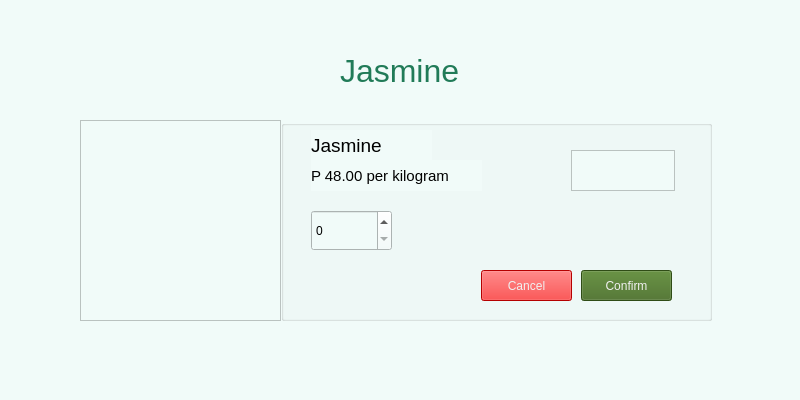
<?xml version="1.0" encoding="UTF-8"?>
<ui version="4.0">
 <class>jasmineForm</class>
 <widget class="QWidget" name="jasmineForm">
  <property name="geometry">
   <rect>
    <x>0</x>
    <y>0</y>
    <width>800</width>
    <height>400</height>
   </rect>
  </property>
  <property name="windowTitle">
   <string>Form</string>
  </property>
  <property name="styleSheet">
   <string notr="true">background-color:rgb(241, 251, 249)</string>
  </property>
  <widget class="QGroupBox" name="sinandomengGroupBox">
   <property name="geometry">
    <rect>
     <x>281</x>
     <y>120</y>
     <width>431</width>
     <height>201</height>
    </rect>
   </property>
   <property name="title">
    <string/>
   </property>
   <widget class="QLabel" name="jasmineLabel">
    <property name="geometry">
     <rect>
      <x>30</x>
      <y>10</y>
      <width>121</width>
      <height>31</height>
     </rect>
    </property>
    <property name="font">
     <font>
      <pointsize>14</pointsize>
     </font>
    </property>
    <property name="text">
     <string>Jasmine</string>
    </property>
   </widget>
   <widget class="QLabel" name="jasminePrice">
    <property name="geometry">
     <rect>
      <x>30</x>
      <y>40</y>
      <width>171</width>
      <height>31</height>
     </rect>
    </property>
    <property name="font">
     <font>
      <pointsize>11</pointsize>
     </font>
    </property>
    <property name="text">
     <string>P 48.00 per kilogram</string>
    </property>
   </widget>
   <widget class="QSpinBox" name="jasmineSpinBox">
    <property name="geometry">
     <rect>
      <x>30</x>
      <y>90</y>
      <width>81</width>
      <height>41</height>
     </rect>
    </property>
   </widget>
   <widget class="QPlainTextEdit" name="jasmineTextEdit">
    <property name="enabled">
     <bool>true</bool>
    </property>
    <property name="geometry">
     <rect>
      <x>290</x>
      <y>30</y>
      <width>104</width>
      <height>41</height>
     </rect>
    </property>
    <property name="readOnly">
     <bool>true</bool>
    </property>
   </widget>
   <widget class="QPushButton" name="jasmineConfirmButton">
    <property name="geometry">
     <rect>
      <x>300</x>
      <y>150</y>
      <width>91</width>
      <height>31</height>
     </rect>
    </property>
    <property name="styleSheet">
     <string notr="true">background-color: rgb(66, 107, 31);
color: rgb(240, 240, 240);
font: 10pt &quot;MS Shell Dlg 2&quot;;</string>
    </property>
    <property name="text">
     <string>Confirm</string>
    </property>
   </widget>
   <widget class="QPushButton" name="jasmineCancelButton">
    <property name="geometry">
     <rect>
      <x>200</x>
      <y>150</y>
      <width>91</width>
      <height>31</height>
     </rect>
    </property>
    <property name="styleSheet">
     <string notr="true">background-color: rgb(254, 0, 0);
font: 10pt &quot;MS Shell Dlg 2&quot;;
color: rgb(240, 240, 240);</string>
    </property>
    <property name="text">
     <string>Cancel</string>
    </property>
   </widget>
  </widget>
  <widget class="QGraphicsView" name="jasmineView">
   <property name="geometry">
    <rect>
     <x>80</x>
     <y>120</y>
     <width>201</width>
     <height>201</height>
    </rect>
   </property>
  </widget>
  <widget class="QLabel" name="jasmineHeadLabel">
   <property name="geometry">
    <rect>
     <x>340</x>
     <y>40</y>
     <width>131</width>
     <height>61</height>
    </rect>
   </property>
   <property name="font">
    <font>
     <pointsize>24</pointsize>
    </font>
   </property>
   <property name="styleSheet">
    <string notr="true">color: rgb(33, 123, 88);</string>
   </property>
   <property name="text">
    <string>Jasmine</string>
   </property>
  </widget>
 </widget>
 <resources/>
 <connections/>
</ui>
